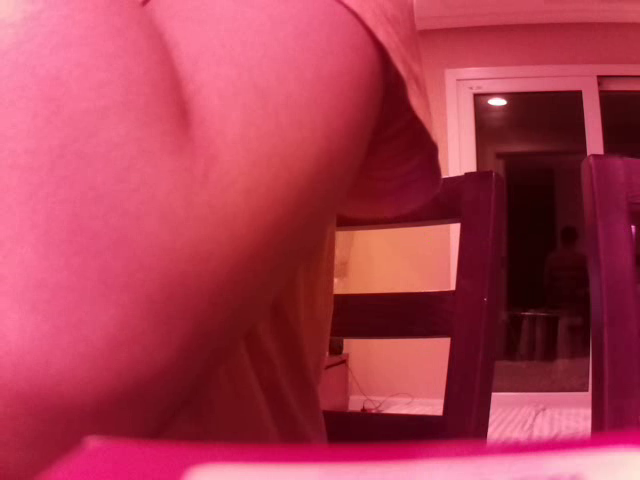
#> input picture frame 52 of Raspberry PI/1.avi, 640 x 480 px, given in place of the camera
$ python hog2andcapture.py
#> lines starting #> are read from the running program, lines starting #| are printed output that depends on the picture
from __future__ import print_function
import numpy as np
import cv2 as cv

# [77 lines left out: functions inside, draw_detections, haar, not called in this run]

def main():
    import sys
    from glob import glob
    import itertools as it

    hog = cv.HOGDescriptor()
    hog.setSVMDetector( cv.HOGDescriptor_getDefaultPeopleDetector() )

    cap = cv.VideoCapture(-1
    )
    while cap.isOpened():
        ret,img = cap.read()
#> img is the input picture: shape (480, 640, 3); mean B, G, R 80.1, 59.6, 172.6
        frame = img
        rows, cols = frame.shape[:2]
#> rows = 480; cols = 640
        rotation_matrix = cv.getRotationMatrix2D((cols/2, rows/2), -90 , 1)
        image_rotation = cv.warpAffine(frame, rotation_matrix, (cols, rows))
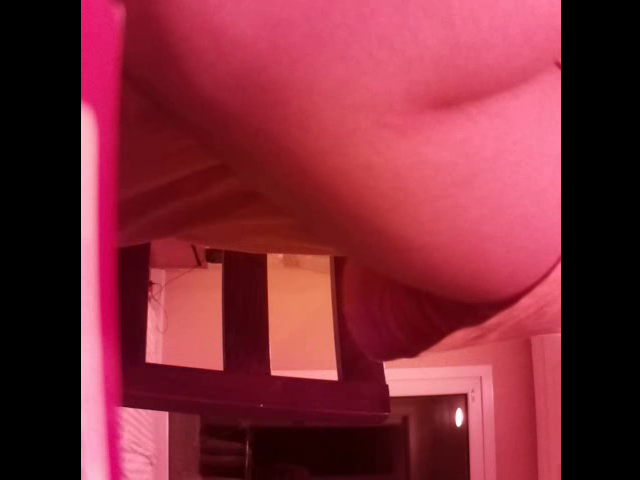
#> image_rotation: shape (480, 640, 3); mean B, G, R 56, 42.7, 127.4
        img = np.array(image_rotation)
        img1 = img.copy()
        if cap.get(1)%30 == 0:
            found, _w = hog.detectMultiScale(img, winStride=(8,8), padding=(32,32), scale=1.05)
            found_filtered = []
            for ri, r in enumerate(found):
                for qi, q in enumerate(found):
                    if ri != qi and inside(r, q):
                        break
                else:
                    found_filtered.append(r)
            line = draw_detections(img, found)
            draw_detections(img, found_filtered, 3)
            if line == None:
                line = []
            #print(line)
            print("줄을 서고있는 인원:",len(line))
            print("파악된 인원:",'%d (%d)' % (len(found_filtered), len(found)),"명")
        img = cv.resize(img,(900,500))
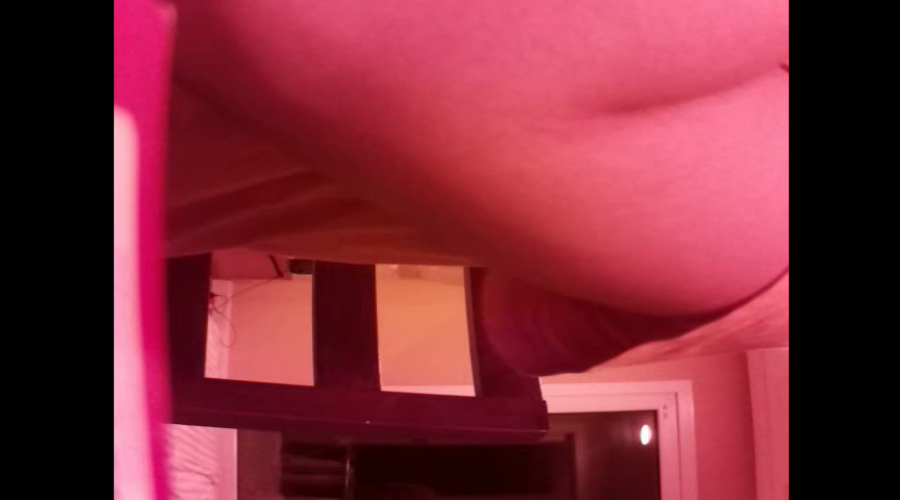
#> img: shape (500, 900, 3); mean B, G, R 55.9, 42.6, 127.3
        cv.imshow('frame', img)

        ch = cv.waitKey(30)& 0xff
#> (key Esc is pressed here)
        if ch == 27:
            print('Done')
            break

# [22 lines left out: function main2, not called in this run]

if __name__ == '__main__':
    main()
    #main2()
    cv.destroyAllWindows()

$ run again, starting later in the video
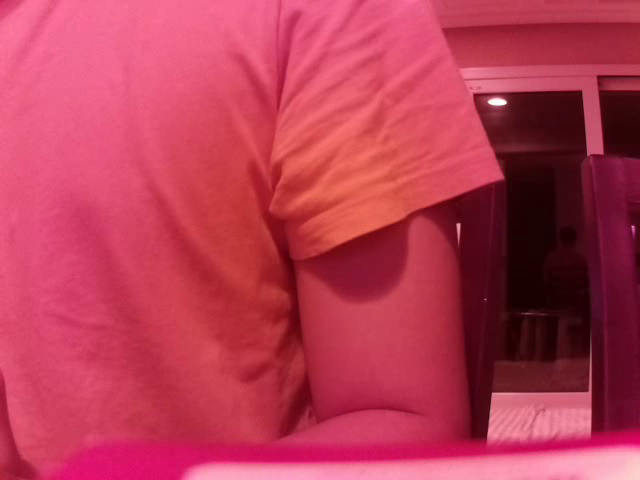
#> input picture frame 234 of Raspberry PI/1.avi, 640 x 480 px, given in place of the camera
#> in main, img is the input picture: shape (480, 640, 3); mean B, G, R 83.7, 59, 184.2
#> in main, `image_rotation = cv.warpAffine(frame, rotation_matrix, (cols, rows))`:
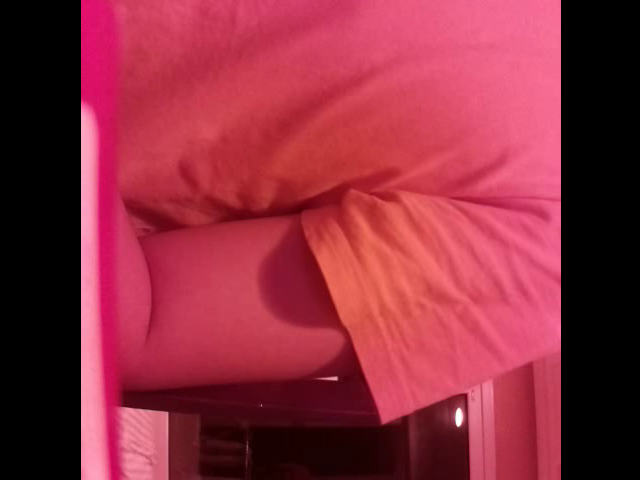
#> image_rotation: shape (480, 640, 3); mean B, G, R 62, 44.7, 140.8
#> in main, `img = cv.resize(img,(900,500))`:
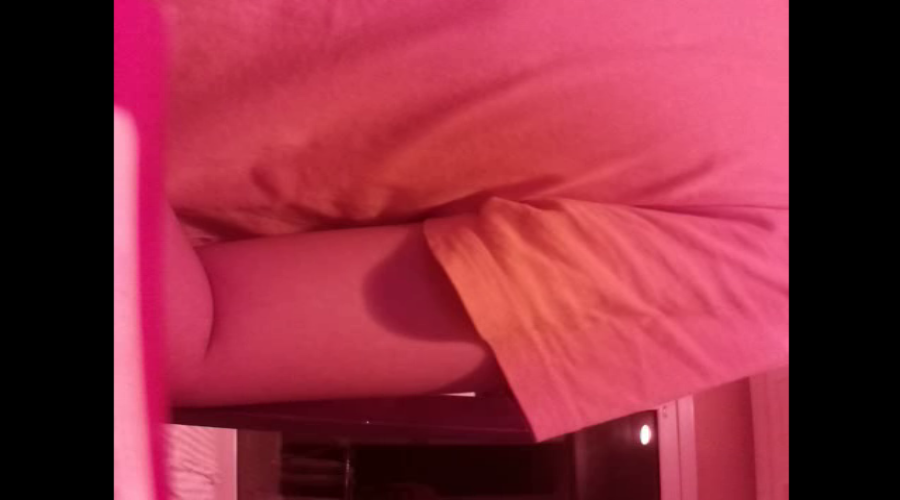
#> img: shape (500, 900, 3); mean B, G, R 62, 44.6, 140.7

$ run again, starting later in the video
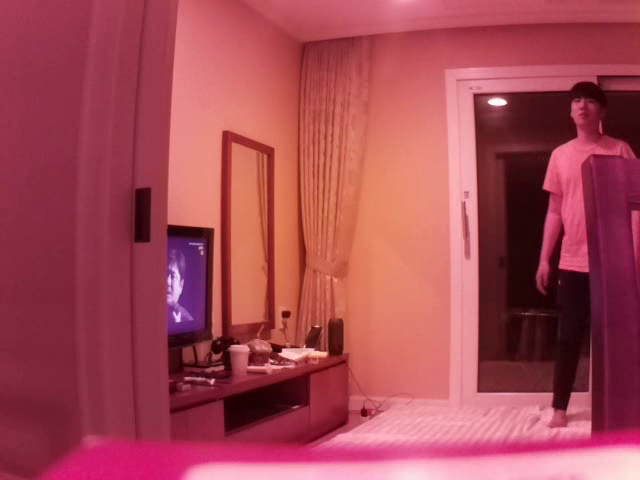
#> input picture frame 416 of Raspberry PI/1.avi, 640 x 480 px, given in place of the camera
#> in main, img is the input picture: shape (480, 640, 3); mean B, G, R 84.1, 72, 166.2
#> in main, `image_rotation = cv.warpAffine(frame, rotation_matrix, (cols, rows))`:
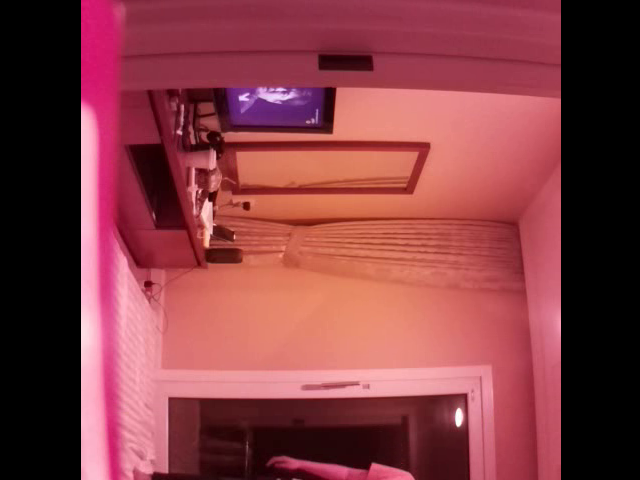
#> image_rotation: shape (480, 640, 3); mean B, G, R 66.9, 60.6, 131.9
#> in main, `img = cv.resize(img,(900,500))`:
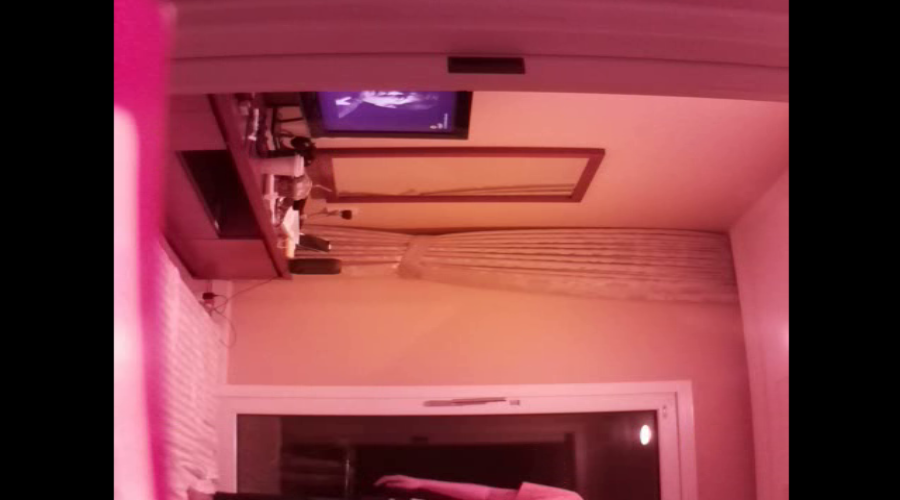
#> img: shape (500, 900, 3); mean B, G, R 66.9, 60.6, 131.8
